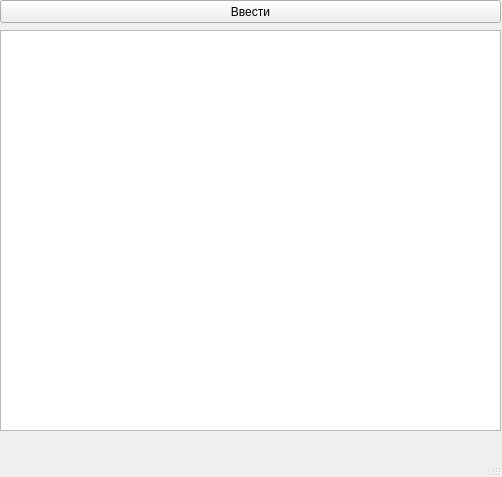
<?xml version="1.0" encoding="UTF-8"?>
<ui version="4.0">
 <class>MainWindow</class>
 <widget class="QMainWindow" name="MainWindow">
  <property name="geometry">
   <rect>
    <x>0</x>
    <y>0</y>
    <width>502</width>
    <height>477</height>
   </rect>
  </property>
  <property name="windowTitle">
   <string>SQL Form</string>
  </property>
  <widget class="QWidget" name="centralwidget">
   <widget class="QPlainTextEdit" name="sqlTextEdit">
    <property name="geometry">
     <rect>
      <x>0</x>
      <y>30</y>
      <width>501</width>
      <height>401</height>
     </rect>
    </property>
   </widget>
   <widget class="QPushButton" name="enterButton">
    <property name="geometry">
     <rect>
      <x>0</x>
      <y>0</y>
      <width>501</width>
      <height>23</height>
     </rect>
    </property>
    <property name="text">
     <string>Ввести</string>
    </property>
   </widget>
  </widget>
  <widget class="QMenuBar" name="menubar">
   <property name="geometry">
    <rect>
     <x>0</x>
     <y>0</y>
     <width>502</width>
     <height>21</height>
    </rect>
   </property>
  </widget>
  <widget class="QStatusBar" name="statusbar"/>
 </widget>
 <resources/>
 <connections/>
</ui>
